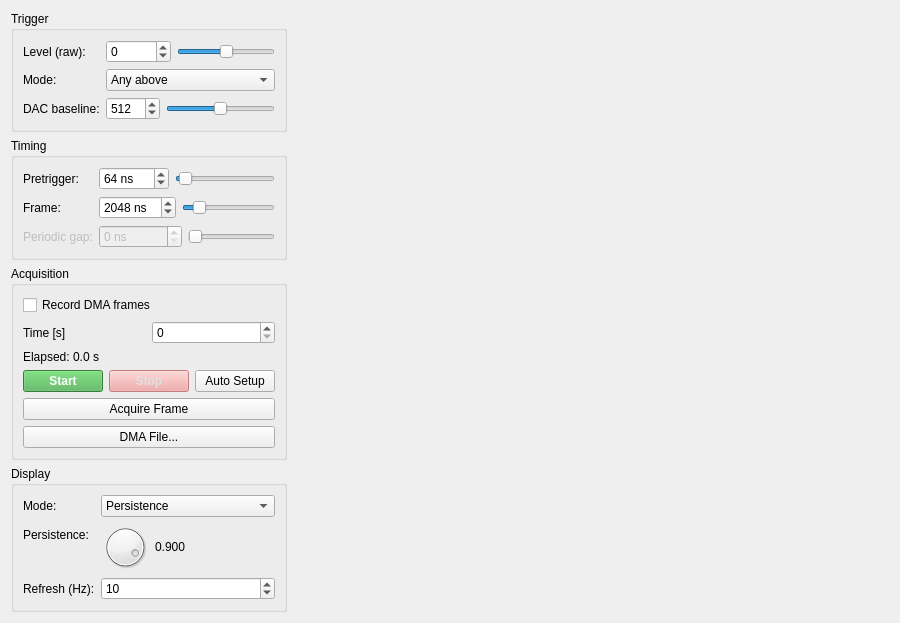
<?xml version="1.0" encoding="UTF-8"?>
<ui version="4.0">
 <class>ScopeView</class>
 <widget class="QWidget" name="ScopeView">
  <property name="geometry">
   <rect>
    <x>0</x>
    <y>0</y>
    <width>900</width>
    <height>600</height>
   </rect>
  </property>
  <property name="windowTitle">
   <string>Scope</string>
  </property>
  <layout class="QHBoxLayout" name="horizontalLayout" stretch="0,1">
   <property name="spacing">
    <number>6</number>
   </property>
   <item>
    <layout class="QVBoxLayout" name="controlLayout">
     <item>
      <widget class="QGroupBox" name="groupTrigger">
       <property name="title">
        <string>Trigger</string>
       </property>
       <layout class="QFormLayout" name="formTrigger">
        <item row="0" column="0">
         <widget class="QLabel" name="labelTriggerLevel">
          <property name="text">
            <string>Level (raw):</string>
          </property>
         </widget>
        </item>
        <item row="0" column="1">
         <layout class="QHBoxLayout" name="layoutTriggerLevel">
          <item>
           <widget class="QSpinBox" name="spinTriggerLevel">
            <property name="minimum">
             <number>-32768</number>
            </property>
            <property name="maximum">
             <number>32767</number>
            </property>
            <property name="stepType">
             <enum>QAbstractSpinBox::StepType::DefaultStepType</enum>
            </property>
           </widget>
          </item>
          <item>
           <widget class="QSlider" name="sliderTriggerLevel">
            <property name="minimum">
             <number>-32768</number>
            </property>
            <property name="maximum">
             <number>32767</number>
            </property>
            <property name="orientation">
             <enum>Qt::Orientation::Horizontal</enum>
            </property>
           </widget>
          </item>
         </layout>
        </item>
        <item row="1" column="0">
         <widget class="QLabel" name="labelTriggerMode">
          <property name="text">
           <string>Mode:</string>
          </property>
         </widget>
        </item>
        <item row="1" column="1">
         <widget class="QComboBox" name="comboTriggerMode">
          <item>
           <property name="text">
            <string>Any above</string>
           </property>
          </item>
          <item>
           <property name="text">
            <string>Any below</string>
           </property>
          </item>
          <item>
           <property name="text">
            <string>Falling edge</string>
           </property>
          </item>
          <item>
           <property name="text">
            <string>Rising edge</string>
           </property>
          </item>
          <item>
           <property name="text">
            <string>Periodic</string>
           </property>
          </item>
         </widget>
        </item>
        <item row="2" column="0">
         <widget class="QLabel" name="labelDacValue">
          <property name="text">
           <string>DAC baseline:</string>
          </property>
         </widget>
        </item>
        <item row="2" column="1">
         <layout class="QHBoxLayout" name="layoutDacValue">
          <item>
           <widget class="QSpinBox" name="spinDacValue">
            <property name="minimum">
             <number>0</number>
            </property>
            <property name="maximum">
             <number>1023</number>
            </property>
            <property name="value">
             <number>512</number>
            </property>
           </widget>
          </item>
          <item>
           <widget class="QSlider" name="sliderDacValue">
            <property name="minimum">
             <number>0</number>
            </property>
            <property name="maximum">
             <number>1023</number>
            </property>
            <property name="value">
             <number>512</number>
            </property>
            <property name="orientation">
             <enum>Qt::Orientation::Horizontal</enum>
            </property>
           </widget>
          </item>
         </layout>
        </item>
       </layout>
      </widget>
     </item>
     <item>
      <widget class="QGroupBox" name="groupTiming">
       <property name="title">
        <string>Timing</string>
       </property>
       <layout class="QFormLayout" name="formTiming">
        <item row="0" column="0">
         <widget class="QLabel" name="labelPretrigger">
          <property name="text">
           <string>Pretrigger:</string>
          </property>
         </widget>
        </item>
        <item row="0" column="1">
         <layout class="QHBoxLayout" name="layoutPretrigger" stretch="0,1">
          <item>
           <widget class="QSpinBox" name="spinPretrigger">
            <property name="minimum">
             <number>0</number>
            </property>
            <property name="maximum">
             <number>2040</number>
            </property>
            <property name="singleStep">
             <number>8</number>
            </property>
            <property name="value">
             <number>64</number>
            </property>
            <property name="suffix">
             <string> ns</string>
            </property>
           </widget>
          </item>
          <item>
           <widget class="QSlider" name="sliderPretrigger">
            <property name="minimum">
             <number>0</number>
            </property>
            <property name="maximum">
             <number>2040</number>
            </property>
            <property name="singleStep">
             <number>8</number>
            </property>
            <property name="value">
             <number>64</number>
            </property>
            <property name="minimumSize">
             <size>
              <width>80</width>
              <height>0</height>
             </size>
            </property>
            <property name="orientation">
             <enum>Qt::Orientation::Horizontal</enum>
            </property>
           </widget>
          </item>
         </layout>
        </item>
        <item row="1" column="0">
         <widget class="QLabel" name="labelFrameSamples">
          <property name="text">
           <string>Frame:</string>
          </property>
         </widget>
        </item>
        <item row="1" column="1">
         <layout class="QHBoxLayout" name="layoutFrameSamples" stretch="0,1">
          <item>
           <widget class="QSpinBox" name="spinFrameSamples">
            <property name="minimum">
             <number>8</number>
            </property>
            <property name="maximum">
             <number>16376</number>
            </property>
            <property name="singleStep">
             <number>8</number>
            </property>
            <property name="value">
             <number>2048</number>
            </property>
            <property name="suffix">
             <string> ns</string>
            </property>
           </widget>
          </item>
          <item>
           <widget class="QSlider" name="sliderFrameSamples">
            <property name="minimum">
             <number>8</number>
            </property>
            <property name="maximum">
             <number>16376</number>
            </property>
            <property name="singleStep">
             <number>8</number>
            </property>
            <property name="value">
             <number>2048</number>
            </property>
            <property name="minimumSize">
             <size>
              <width>80</width>
              <height>0</height>
             </size>
            </property>
            <property name="orientation">
             <enum>Qt::Orientation::Horizontal</enum>
            </property>
           </widget>
          </item>
         </layout>
        </item>
        <item row="2" column="0">
         <widget class="QLabel" name="labelFrameGap">
          <property name="enabled">
           <bool>false</bool>
          </property>
          <property name="toolTip">
           <string>Gap after each frame, in nanoseconds.</string>
          </property>
          <property name="text">
           <string>Periodic gap:</string>
          </property>
         </widget>
        </item>
        <item row="2" column="1">
         <layout class="QHBoxLayout" name="layoutFrameGap" stretch="0,1">
          <item>
           <widget class="QSpinBox" name="spinFrameGap">
            <property name="enabled">
             <bool>false</bool>
            </property>
            <property name="toolTip">
             <string>Gap after each frame, in nanoseconds.</string>
            </property>
            <property name="minimum">
             <number>0</number>
            </property>
            <property name="maximum">
             <number>524280</number>
            </property>
            <property name="singleStep">
             <number>8</number>
            </property>
            <property name="value">
             <number>0</number>
            </property>
            <property name="suffix">
             <string> ns</string>
            </property>
           </widget>
          </item>
          <item>
           <widget class="QSlider" name="sliderFrameGap">
            <property name="enabled">
             <bool>false</bool>
            </property>
            <property name="minimum">
             <number>0</number>
            </property>
            <property name="maximum">
             <number>524280</number>
            </property>
            <property name="singleStep">
             <number>8</number>
            </property>
            <property name="value">
             <number>0</number>
            </property>
            <property name="minimumSize">
             <size>
              <width>80</width>
              <height>0</height>
             </size>
            </property>
            <property name="orientation">
             <enum>Qt::Orientation::Horizontal</enum>
            </property>
           </widget>
          </item>
         </layout>
        </item>
       </layout>
      </widget>
     </item>
     <item>
      <widget class="QGroupBox" name="groupAcquisition">
       <property name="title">
        <string>Acquisition</string>
       </property>
       <layout class="QVBoxLayout" name="verticalLayout">
        <item>
         <widget class="QCheckBox" name="cbDmaEnable">
          <property name="text">
           <string>Record DMA frames</string>
          </property>
         </widget>
        </item>
        <item>
         <layout class="QHBoxLayout" name="horizontalLayout_3">
          <item>
           <widget class="QLabel" name="label">
            <property name="text">
             <string>Time [s]</string>
            </property>
           </widget>
          </item>
          <item>
           <widget class="QSpinBox" name="spinTime">
            <property name="maximum">
             <number>36000</number>
            </property>
           </widget>
          </item>
         </layout>
        </item>
        <item>
         <widget class="QLabel" name="labelElapsedTime">
          <property name="toolTip">
           <string>Host-clock elapsed time for the current continuous Scope run, starting when acquisition starts (DMA ready for recording). Excludes arming and single-frame reads; retains the final value after stopping. Not hardware live time or recorded waveform duration.</string>
          </property>
          <property name="text">
           <string>Elapsed: 0.0 s</string>
          </property>
         </widget>
        </item>
        <item>
         <layout class="QHBoxLayout" name="btnLayout">
          <item>
           <widget class="QPushButton" name="btnStart">
            <property name="text">
             <string>Start</string>
            </property>
            <property name="checkable">
             <bool>true</bool>
            </property>
            <property name="styleSheet">
             <string>QPushButton { background-color: #4CAF50; color: white; font-weight: bold; }
QPushButton:checked { background-color: #2E7D32; border: 2px solid #1B5E20; }
QPushButton:disabled { background-color: #A5D6A7; color: #E0E0E0; }</string>
            </property>
           </widget>
          </item>
          <item>
           <widget class="QPushButton" name="btnStop">
            <property name="enabled">
             <bool>false</bool>
            </property>
            <property name="text">
             <string>Stop</string>
            </property>
            <property name="checkable">
             <bool>true</bool>
            </property>
            <property name="styleSheet">
             <string>QPushButton { background-color: #f44336; color: white; font-weight: bold; }
QPushButton:checked { background-color: #C62828; border: 2px solid #B71C1C; }
QPushButton:disabled { background-color: #EF9A9A; color: #E0E0E0; }</string>
            </property>
           </widget>
          </item>
          <item>
           <widget class="QPushButton" name="btnAutoSetup">
            <property name="text">
             <string>Auto Setup</string>
            </property>
           </widget>
          </item>
         </layout>
        </item>
        <item>
         <widget class="QPushButton" name="btnAcquireFrame">
          <property name="text">
           <string>Acquire Frame</string>
          </property>
         </widget>
        </item>
        <item>
         <widget class="QPushButton" name="btnDmaFile">
          <property name="text">
           <string>DMA File...</string>
          </property>
         </widget>
        </item>
       </layout>
      </widget>
     </item>
     <item>
      <widget class="QGroupBox" name="groupDisplay">
       <property name="visible">
        <bool>false</bool>
       </property>
       <property name="title">
        <string>Display</string>
       </property>
       <layout class="QFormLayout" name="formDisplay">
        <item row="0" column="0">
         <widget class="QLabel" name="labelDisplayMode">
          <property name="text">
           <string>Mode:</string>
          </property>
         </widget>
        </item>
        <item row="0" column="1">
         <widget class="QComboBox" name="comboDisplayMode">
          <item>
           <property name="text">
            <string>Persistence</string>
           </property>
          </item>
          <item>
           <property name="text">
            <string>Raw</string>
           </property>
          </item>
         </widget>
        </item>
        <item row="1" column="0">
         <widget class="QLabel" name="labelPersistence">
          <property name="text">
           <string>Persistence:</string>
          </property>
         </widget>
        </item>
        <item row="1" column="1">
         <layout class="QHBoxLayout" name="layoutPersistence">
          <item>
           <widget class="QDial" name="dialPersistence">
            <property name="minimum">
             <number>0</number>
            </property>
            <property name="maximum">
             <number>999</number>
            </property>
            <property name="value">
             <number>900</number>
            </property>
            <property name="maximumSize">
             <size>
              <width>48</width>
              <height>48</height>
             </size>
            </property>
           </widget>
          </item>
          <item>
           <widget class="QLabel" name="labelPersistenceValue">
            <property name="text">
             <string>0.900</string>
            </property>
           </widget>
          </item>
         </layout>
        </item>
        <item row="2" column="0">
         <widget class="QLabel" name="labelRefreshRate">
          <property name="text">
           <string>Refresh (Hz):</string>
          </property>
         </widget>
        </item>
        <item row="2" column="1">
         <widget class="QSpinBox" name="spinRefreshRate">
          <property name="minimum">
           <number>1</number>
          </property>
          <property name="maximum">
           <number>60</number>
          </property>
          <property name="value">
           <number>10</number>
          </property>
         </widget>
        </item>
       </layout>
      </widget>
     </item>
     <item>
      <spacer name="verticalSpacer">
       <property name="orientation">
        <enum>Qt::Orientation::Vertical</enum>
       </property>
       <property name="sizeHint" stdset="0">
        <size>
         <width>20</width>
         <height>40</height>
        </size>
       </property>
      </spacer>
     </item>
    </layout>
   </item>
   <item>
    <layout class="QVBoxLayout" name="waveformLayout">
     <item>
      <widget class="NLabPlotWidget" name="plotWaveform" native="true">
       <property name="minimumSize">
        <size>
         <width>550</width>
         <height>540</height>
        </size>
       </property>
      </widget>
     </item>
    </layout>
   </item>
  </layout>
 </widget>
 <customwidgets>
  <customwidget>
   <class>NLabPlotWidget</class>
   <extends>QWidget</extends>
   <header>nlab.views.plot_viewbox</header>
   <container>1</container>
  </customwidget>
 </customwidgets>
 <resources/>
 <connections/>
</ui>
